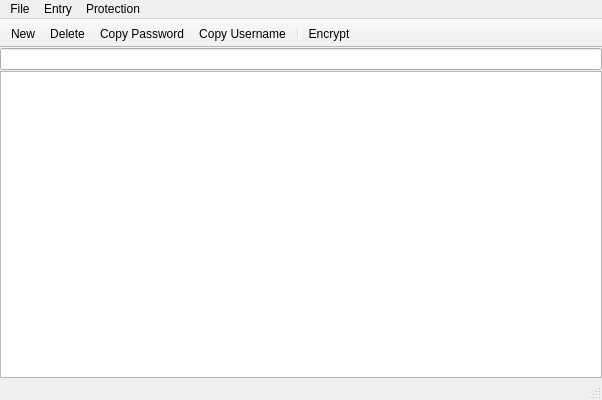
<?xml version="1.0" encoding="UTF-8"?>
<ui version="4.0">
 <class>WilhelminaClass</class>
 <widget class="QMainWindow" name="WilhelminaClass">
  <property name="geometry">
   <rect>
    <x>0</x>
    <y>0</y>
    <width>602</width>
    <height>400</height>
   </rect>
  </property>
  <property name="windowTitle">
   <string>Wilhelmina</string>
  </property>
  <property name="windowIcon">
   <iconset resource="Wilhelmina.qrc">
    <normaloff>:/wilhelmina/icons/wilhelmina.png</normaloff>:/wilhelmina/icons/wilhelmina.png</iconset>
  </property>
  <widget class="QWidget" name="centralWidget">
   <layout class="QVBoxLayout" name="verticalLayout_2">
    <property name="spacing">
     <number>0</number>
    </property>
    <property name="leftMargin">
     <number>0</number>
    </property>
    <property name="topMargin">
     <number>0</number>
    </property>
    <property name="rightMargin">
     <number>0</number>
    </property>
    <property name="bottomMargin">
     <number>0</number>
    </property>
    <item>
     <layout class="QVBoxLayout" name="verticalLayout">
      <property name="spacing">
       <number>1</number>
      </property>
      <item>
       <widget class="QLineEdit" name="lineEdit">
        <property name="focusPolicy">
         <enum>Qt::ClickFocus</enum>
        </property>
        <property name="inputMask">
         <string/>
        </property>
        <property name="text">
         <string/>
        </property>
        <property name="clearButtonEnabled">
         <bool>false</bool>
        </property>
       </widget>
      </item>
      <item>
       <widget class="QListWidget" name="listWidget">
        <property name="focusPolicy">
         <enum>Qt::ClickFocus</enum>
        </property>
       </widget>
      </item>
     </layout>
    </item>
   </layout>
  </widget>
  <widget class="QMenuBar" name="menuBar">
   <property name="geometry">
    <rect>
     <x>0</x>
     <y>0</y>
     <width>602</width>
     <height>22</height>
    </rect>
   </property>
   <widget class="QMenu" name="menuFile">
    <property name="autoFillBackground">
     <bool>false</bool>
    </property>
    <property name="title">
     <string>File</string>
    </property>
    <property name="toolTipsVisible">
     <bool>true</bool>
    </property>
    <addaction name="actionPrint"/>
    <addaction name="actionExport"/>
    <addaction name="separator"/>
    <addaction name="actionChange_Master_Passphrase"/>
    <addaction name="actionPreferences"/>
    <addaction name="separator"/>
    <addaction name="actionExit"/>
   </widget>
   <widget class="QMenu" name="menuEntries">
    <property name="title">
     <string>Entry</string>
    </property>
    <addaction name="actionNew"/>
    <addaction name="actionDelete"/>
    <addaction name="separator"/>
    <addaction name="actionCopyPassword"/>
    <addaction name="actionCopyUsername"/>
    <addaction name="separator"/>
    <addaction name="actionOpen_in_Browser"/>
   </widget>
   <widget class="QMenu" name="menuProtection">
    <property name="title">
     <string>Protection</string>
    </property>
    <addaction name="actionEncrypt"/>
    <addaction name="separator"/>
    <addaction name="actionChange_Master_Passphrase"/>
   </widget>
   <addaction name="menuFile"/>
   <addaction name="menuEntries"/>
   <addaction name="menuProtection"/>
  </widget>
  <widget class="QToolBar" name="mainToolBar">
   <property name="movable">
    <bool>false</bool>
   </property>
   <property name="iconSize">
    <size>
     <width>24</width>
     <height>24</height>
    </size>
   </property>
   <property name="toolButtonStyle">
    <enum>Qt::ToolButtonIconOnly</enum>
   </property>
   <property name="floatable">
    <bool>false</bool>
   </property>
   <attribute name="toolBarArea">
    <enum>TopToolBarArea</enum>
   </attribute>
   <attribute name="toolBarBreak">
    <bool>false</bool>
   </attribute>
   <addaction name="actionNew"/>
   <addaction name="actionDelete"/>
   <addaction name="actionCopyPassword"/>
   <addaction name="actionCopyUsername"/>
   <addaction name="separator"/>
   <addaction name="actionEncrypt"/>
  </widget>
  <widget class="QStatusBar" name="statusBar"/>
  <action name="actionNew">
   <property name="icon">
    <iconset resource="Wilhelmina.qrc">
     <normaloff>:/wilhelmina/icons/new.png</normaloff>:/wilhelmina/icons/new.png</iconset>
   </property>
   <property name="text">
    <string>New...</string>
   </property>
   <property name="toolTip">
    <string>Create new entry</string>
   </property>
   <property name="shortcut">
    <string>Ctrl+N</string>
   </property>
   <property name="iconVisibleInMenu">
    <bool>false</bool>
   </property>
  </action>
  <action name="actionEncrypt">
   <property name="icon">
    <iconset resource="Wilhelmina.qrc">
     <normaloff>:/wilhelmina/icons/protect.png</normaloff>:/wilhelmina/icons/protect.png</iconset>
   </property>
   <property name="text">
    <string>Encrypt</string>
   </property>
   <property name="toolTip">
    <string>Encrypt all data</string>
   </property>
   <property name="shortcut">
    <string>Ctrl+L</string>
   </property>
   <property name="iconVisibleInMenu">
    <bool>false</bool>
   </property>
  </action>
  <action name="actionDelete">
   <property name="icon">
    <iconset resource="Wilhelmina.qrc">
     <normaloff>:/wilhelmina/icons/delete.png</normaloff>:/wilhelmina/icons/delete.png</iconset>
   </property>
   <property name="text">
    <string>Delete</string>
   </property>
   <property name="toolTip">
    <string>Delete an entry</string>
   </property>
   <property name="shortcut">
    <string>Del</string>
   </property>
   <property name="iconVisibleInMenu">
    <bool>false</bool>
   </property>
  </action>
  <action name="actionCopyPassword">
   <property name="icon">
    <iconset resource="Wilhelmina.qrc">
     <normaloff>:/wilhelmina/icons/password-copy.png</normaloff>:/wilhelmina/icons/password-copy.png</iconset>
   </property>
   <property name="text">
    <string>Copy Password</string>
   </property>
   <property name="toolTip">
    <string>Copy password</string>
   </property>
   <property name="shortcut">
    <string>Ctrl+C</string>
   </property>
   <property name="iconVisibleInMenu">
    <bool>false</bool>
   </property>
  </action>
  <action name="actionCopyUsername">
   <property name="icon">
    <iconset resource="Wilhelmina.qrc">
     <normaloff>:/wilhelmina/icons/username-copy.png</normaloff>:/wilhelmina/icons/username-copy.png</iconset>
   </property>
   <property name="text">
    <string>Copy Username</string>
   </property>
   <property name="toolTip">
    <string>Copy username</string>
   </property>
   <property name="shortcut">
    <string>Ctrl+U</string>
   </property>
   <property name="iconVisibleInMenu">
    <bool>false</bool>
   </property>
  </action>
  <action name="actionPreferences">
   <property name="text">
    <string>Preferences...</string>
   </property>
  </action>
  <action name="actionExit">
   <property name="text">
    <string>Exit</string>
   </property>
  </action>
  <action name="actionExport">
   <property name="text">
    <string>Export...</string>
   </property>
  </action>
  <action name="actionPrint">
   <property name="text">
    <string>Print...</string>
   </property>
  </action>
  <action name="actionOpen_in_Browser">
   <property name="text">
    <string>Open in Browser</string>
   </property>
   <property name="shortcut">
    <string>Ctrl+B</string>
   </property>
  </action>
  <action name="actionChange_Master_Passphrase">
   <property name="text">
    <string>Change Master Passphrase...</string>
   </property>
  </action>
 </widget>
 <layoutdefault spacing="6" margin="11"/>
 <resources>
  <include location="Wilhelmina.qrc"/>
 </resources>
 <connections>
  <connection>
   <sender>actionNew</sender>
   <signal>triggered()</signal>
   <receiver>WilhelminaClass</receiver>
   <slot>addNewEntry()</slot>
   <hints>
    <hint type="sourcelabel">
     <x>-1</x>
     <y>-1</y>
    </hint>
    <hint type="destinationlabel">
     <x>223</x>
     <y>-8</y>
    </hint>
   </hints>
  </connection>
  <connection>
   <sender>actionEncrypt</sender>
   <signal>triggered()</signal>
   <receiver>WilhelminaClass</receiver>
   <slot>encryptAndLock()</slot>
   <hints>
    <hint type="sourcelabel">
     <x>-1</x>
     <y>-1</y>
    </hint>
    <hint type="destinationlabel">
     <x>300</x>
     <y>199</y>
    </hint>
   </hints>
  </connection>
  <connection>
   <sender>actionDelete</sender>
   <signal>triggered()</signal>
   <receiver>WilhelminaClass</receiver>
   <slot>deleteSelectedItem()</slot>
   <hints>
    <hint type="sourcelabel">
     <x>-1</x>
     <y>-1</y>
    </hint>
    <hint type="destinationlabel">
     <x>328</x>
     <y>-7</y>
    </hint>
   </hints>
  </connection>
  <connection>
   <sender>actionCopyPassword</sender>
   <signal>triggered()</signal>
   <receiver>WilhelminaClass</receiver>
   <slot>copyPassword()</slot>
   <hints>
    <hint type="sourcelabel">
     <x>-1</x>
     <y>-1</y>
    </hint>
    <hint type="destinationlabel">
     <x>300</x>
     <y>199</y>
    </hint>
   </hints>
  </connection>
  <connection>
   <sender>actionCopyUsername</sender>
   <signal>triggered()</signal>
   <receiver>WilhelminaClass</receiver>
   <slot>copyUsername()</slot>
   <hints>
    <hint type="sourcelabel">
     <x>-1</x>
     <y>-1</y>
    </hint>
    <hint type="destinationlabel">
     <x>300</x>
     <y>199</y>
    </hint>
   </hints>
  </connection>
  <connection>
   <sender>actionOpen_in_Browser</sender>
   <signal>triggered()</signal>
   <receiver>WilhelminaClass</receiver>
   <slot>openInBrowser()</slot>
   <hints>
    <hint type="sourcelabel">
     <x>-1</x>
     <y>-1</y>
    </hint>
    <hint type="destinationlabel">
     <x>300</x>
     <y>199</y>
    </hint>
   </hints>
  </connection>
  <connection>
   <sender>actionPreferences</sender>
   <signal>triggered()</signal>
   <receiver>WilhelminaClass</receiver>
   <slot>showPreferences()</slot>
   <hints>
    <hint type="sourcelabel">
     <x>-1</x>
     <y>-1</y>
    </hint>
    <hint type="destinationlabel">
     <x>300</x>
     <y>199</y>
    </hint>
   </hints>
  </connection>
  <connection>
   <sender>actionChange_Master_Passphrase</sender>
   <signal>triggered()</signal>
   <receiver>WilhelminaClass</receiver>
   <slot>changeMasterPassphrase()</slot>
   <hints>
    <hint type="sourcelabel">
     <x>-1</x>
     <y>-1</y>
    </hint>
    <hint type="destinationlabel">
     <x>300</x>
     <y>199</y>
    </hint>
   </hints>
  </connection>
 </connections>
 <slots>
  <slot>addNewEntry()</slot>
  <slot>listItemDoubleClicked()</slot>
  <slot>encryptAndLock()</slot>
  <slot>deleteSelectedItem()</slot>
  <slot>copyUsername()</slot>
  <slot>copyPassword()</slot>
  <slot>openInBrowser()</slot>
  <slot>showPreferences()</slot>
  <slot>changeMasterPassphrase()</slot>
 </slots>
</ui>
